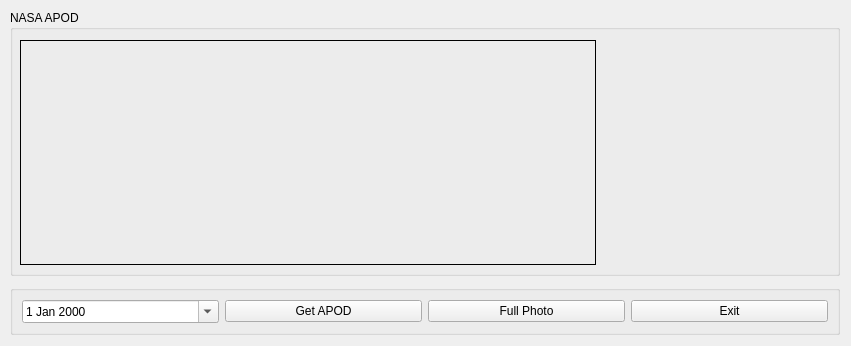
<?xml version="1.0" encoding="UTF-8"?>
<ui version="4.0">
 <class>MainWindow</class>
 <widget class="QMainWindow" name="MainWindow">
  <property name="geometry">
   <rect>
    <x>0</x>
    <y>0</y>
    <width>851</width>
    <height>346</height>
   </rect>
  </property>
  <property name="windowTitle">
   <string>NASA APOD Viewer</string>
  </property>
  <widget class="QWidget" name="centralwidget">
   <property name="palette">
    <palette>
     <active>
      <colorrole role="Window">
       <brush brushstyle="SolidPattern">
        <color alpha="255">
         <red>240</red>
         <green>240</green>
         <blue>240</blue>
        </color>
       </brush>
      </colorrole>
     </active>
     <inactive>
      <colorrole role="Window">
       <brush brushstyle="SolidPattern">
        <color alpha="255">
         <red>240</red>
         <green>240</green>
         <blue>240</blue>
        </color>
       </brush>
      </colorrole>
     </inactive>
     <disabled>
      <colorrole role="Window">
       <brush brushstyle="SolidPattern">
        <color alpha="255">
         <red>240</red>
         <green>240</green>
         <blue>240</blue>
        </color>
       </brush>
      </colorrole>
     </disabled>
    </palette>
   </property>
   <widget class="QGroupBox" name="groupBox_2">
    <property name="geometry">
     <rect>
      <x>10</x>
      <y>10</y>
      <width>830</width>
      <height>266</height>
     </rect>
    </property>
    <property name="title">
     <string>NASA APOD</string>
    </property>
    <widget class="QLabel" name="lbl_description">
     <property name="geometry">
      <rect>
       <x>10</x>
       <y>30</y>
       <width>576</width>
       <height>225</height>
      </rect>
     </property>
     <property name="frameShape">
      <enum>QFrame::Box</enum>
     </property>
     <property name="text">
      <string/>
     </property>
     <property name="alignment">
      <set>Qt::AlignLeading|Qt::AlignLeft|Qt::AlignTop</set>
     </property>
     <property name="wordWrap">
      <bool>true</bool>
     </property>
    </widget>
    <widget class="QLabel" name="lbl_thumbnail">
     <property name="geometry">
      <rect>
       <x>604</x>
       <y>30</y>
       <width>225</width>
       <height>225</height>
      </rect>
     </property>
     <property name="text">
      <string/>
     </property>
    </widget>
   </widget>
   <widget class="QGroupBox" name="groupBox">
    <property name="geometry">
     <rect>
      <x>10</x>
      <y>285</y>
      <width>830</width>
      <height>50</height>
     </rect>
    </property>
    <property name="title">
     <string/>
    </property>
    <layout class="QHBoxLayout" name="horizontalLayout">
     <item>
      <widget class="QDateEdit" name="dateEdit">
       <property name="calendarPopup">
        <bool>true</bool>
       </property>
      </widget>
     </item>
     <item>
      <widget class="QPushButton" name="btn_get_data">
       <property name="text">
        <string>Get APOD</string>
       </property>
      </widget>
     </item>
     <item>
      <widget class="QPushButton" name="btn_full_photo">
       <property name="text">
        <string>Full Photo</string>
       </property>
      </widget>
     </item>
     <item>
      <widget class="QPushButton" name="btn_exit">
       <property name="text">
        <string>Exit</string>
       </property>
      </widget>
     </item>
    </layout>
   </widget>
  </widget>
 </widget>
 <resources/>
 <connections/>
</ui>
